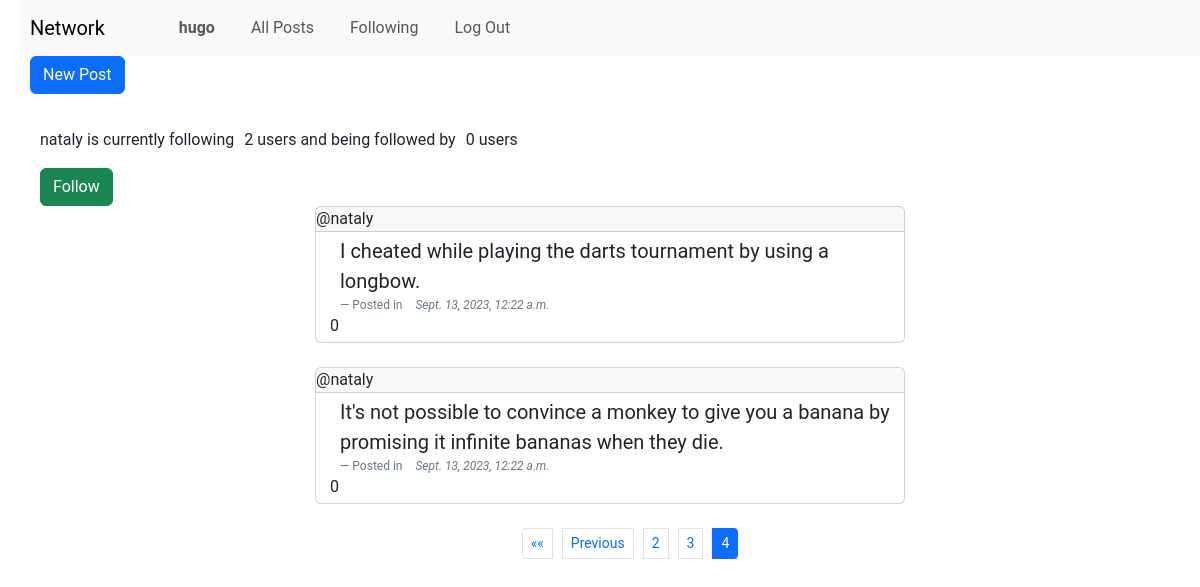
Screenshot of /3?page=4 (signed in) with the database file from the repository.
### network/models.py (models this page shows, shortened)
class User(AbstractUser):
    pass

class Post(models.Model):
    user = models.ForeignKey(User, related_name='author', on_delete=models.CASCADE)
    created = models.DateTimeField(auto_now_add=True)
    postContent= models.TextField()
    likes = models.ManyToManyField(User, related_name='liked_posts', blank=True)

### network/views.py (the view)
# urls.py: path("<int:user_id>", views.profile, name="profile"),
def profile(request, user_id):
    profile_user = get_object_or_404(User, id=user_id)
    is_following = Follow.objects.filter(follower=request.user, followed_user=profile_user).exists()
    followers_count = Follow.objects.filter(followed_user=profile_user).count()
    following_count = Follow.objects.filter(follower=profile_user).count()
    userPosts = profile_user.author.all()
    posts = []
    for post in userPosts:
        likes = post.likes.count()
        posts.append((post, likes))
    paginator = Paginator(posts, 2) # Show 10 posts per page.
    page_number = request.GET.get('page')
    page_obj = paginator.get_page(page_number)
    return render(request, "network/profile.html", {"page_obj":  page_obj, "profile_user": profile_user, "following": following_count, "followed": followers_count, "isFollowing": is_following})

### network/templates/network/profile.html (shortened to what this page needs)
{% extends "network/layout.html" %}
{% block body %}
{% if user.is_authenticated %}
<button type="button" class="btn btn-primary" id="newPost" data-bs-toggle="modal" data-bs-target="#exampleModal" style="margin-bottom: 10px;">
    New Post
  </button>
<br>
<div>
  <p>{{profile_user}} is currently following<span>{{following}}</span> users and being followed by<span>{{followed}}</span> users</p>
  {% if profile_user != request.user %}
  {% if not isFollowing  %}
  <form method="post" action="{% url 'follow_user' profile_user.id %}">
      <button type="submit" class="btn btn-success">Follow</button>
  </form>
{% else %}
  <form method="post" action="{% url 'unfollow_user' profile_user.id %}">
      {% csrf_token %}
      <button type="submit" class="btn btn-danger">Unfollow</button>
  </form>
{% endif %}
{% endif %}
</div>
{% endif %}
{% for posts, likes in page_obj %}
<div class="card">
    <div class="card-header">
      @{{posts.user}}
    </div>
    <div class="card-body">
      <blockquote class="blockquote mb-0">
        <p>{{posts.postContent}}</p>
        <footer class="blockquote-footer">Posted in <cite title="Source Title">{{posts.created}}</cite></footer>
      </blockquote>
      {{likes}}
    </div>
  </div>
<br>
{% empty %}
    <div>No Posts yet!</div>
{% endfor %}
<nav aria-label="Page navigation example">
  {% if page_obj.paginator.num_pages > 1 %}
    <ul class="pagination justify-content-center pagination-sm">
      {% if page_obj.has_previous %}
        <li class="page-item"><a class="page-link" href="?page=1">&laquo;&laquo;</a></li>
        <li class="page-item"><a class="page-link" href="?page={{ page_obj.previous_page_number }}">Previous</a></li>
      {% endif %}
      {% for i in page_obj.paginator.page_range %}
        {% if i == page_obj.number %}
          <li class="page-item active">
            <span class="page-link">{{ i }}</span>
          </li>
        {% elif i > page_obj.number|add:"-3" and i < page_obj.number|add:"3" %}
          <li class="page-item">
            <a class="page-link" href="?page={{ i }}">{{ i }}</a>
          </li>
        {% endif %}
      {% endfor %}
    </ul>
  {% endif %}
  </nav>
{% endblock %}

### network/templates/network/layout.html (shortened to what this page needs)
{% load static %}
<!DOCTYPE html>
<html lang="en">
    <head>
        <link href="https://cdn.jsdelivr.net/npm/bootstrap@5.3.1/dist/css/bootstrap.min.css" rel="stylesheet">
        <link href="{% static 'network/styles.css' %}" rel="stylesheet">
    </head>
    <body>
        <nav class="navbar navbar-expand-lg navbar-light bg-light">
            <a class="navbar-brand" href="{% url 'index' %}">Network</a>
            <div>
              <ul class="navbar-nav mr-auto">
                {% if user.is_authenticated %}
                    <li class="nav-item">
                        <a class="nav-link" href="{% url 'profile' user.id %}"><strong>{{ user.username }}</strong></a>
                    </li>
                {% endif %}
                <li class="nav-item">
                  <a class="nav-link" href="{% url 'index' %}">All Posts</a>
                </li>
                {% if user.is_authenticated %}
                    <li class="nav-item">
                        <a class="nav-link" href="{% url 'following' %}">Following</a>
                    </li>
                    <li class="nav-item">
                        <a class="nav-link" href="{% url 'logout' %}">Log Out</a>
                    </li>
                {% endif %}
              </ul>
            </div>
          </nav>
        <div class="body">
            {% block body %}
            {% endblock %}
        </div>
    </body>
</html>

### network/static/network/styles.css (style rules this page uses)
* { margin-left: 10px; }
#newPost { margin-left: 10px; }
body { font-family: 'Roboto', sans-serif; }
.card { margin: auto; width: 50%; }
.card-header { padding: 0; height: 1 rem; margin-left: 0; }
.card-body { padding: 4px; }
.card-body p { font-size: 1 rem; }
.card-body footer { font-size: 12px; }

### rows the page displays
User: username "hugo"
User: username "nataly"
Post: user "nataly", postContent "I cheated while playing the darts tournament by using a longbow.", created "Sept. 13, 2023, 12:22 a.m.", likes "0"
Post: user "nataly", postContent "It's not possible to convince a monkey to give you a banana by promising it infinite bananas when they die.", created "Sept. 13, 2023, 12:22 a.m.", likes "0"

### other values shown
{{ following }} "2"
{{ followed }} "0"
{{ i }} "2" "3"
{{ i }} "4"
